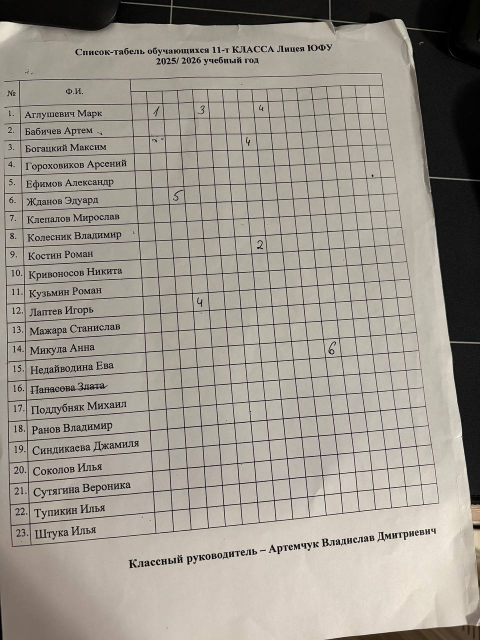
#> input picture data/uploaded_photos/reysstema_20260203_234518.jpg, 960 x 1280 px (shown at 1/2 size)
$ python debug_tesseract_preprocessing.py
#> lines starting #> are read from the running program, lines starting #| are printed output that depends on the picture; after the words box and inside, x2 and y2 are one past the last pixel; in counts of white or black regions, pixels touching at a corner belong together
### services/document_scanner.py
"""
Детекция и выравнивание документов/таблиц
Находит границы документа и исправляет перспективу
"""

import cv2
import numpy as np
from typing import Optional, Tuple


class DocumentScanner:
    """
    Находит границы документа на фото и исправляет перспективу
    Полезно для фото журналов/документов сделанных под углом
    """

    def __init__(self):
        pass

    def order_points(self, pts):
        """
        Упорядочить точки в порядке: top-left, top-right, bottom-right, bottom-left
        """
        rect = np.zeros((4, 2), dtype="float32")

        # Сумма координат: top-left будет иметь наименьшую сумму, bottom-right наибольшую
        s = pts.sum(axis=1)
        rect[0] = pts[np.argmin(s)]
        rect[2] = pts[np.argmax(s)]

        # Разница координат: top-right будет иметь наименьшую разницу, bottom-left наибольшую
        diff = np.diff(pts, axis=1)
        rect[1] = pts[np.argmin(diff)]
        rect[3] = pts[np.argmax(diff)]

        return rect

    def four_point_transform(self, image, pts):
        """
        Применить перспективное преобразование для выравнивания документа
        """
        rect = self.order_points(pts)
        (tl, tr, br, bl) = rect

        # Вычислить ширину нового изображения
        widthA = np.sqrt(((br[0] - bl[0]) ** 2) + ((br[1] - bl[1]) ** 2))
        widthB = np.sqrt(((tr[0] - tl[0]) ** 2) + ((tr[1] - tl[1]) ** 2))
        maxWidth = max(int(widthA), int(widthB))

        # Вычислить высоту нового изображения
        heightA = np.sqrt(((tr[0] - br[0]) ** 2) + ((tr[1] - br[1]) ** 2))
        heightB = np.sqrt(((tl[0] - bl[0]) ** 2) + ((tl[1] - bl[1]) ** 2))
        maxHeight = max(int(heightA), int(heightB))

        # Целевые точки для перспективного преобразования
        dst = np.array([
            [0, 0],
            [maxWidth - 1, 0],
            [maxWidth - 1, maxHeight - 1],
            [0, maxHeight - 1]], dtype="float32")

        # Вычислить матрицу перспективного преобразования и применить
        M = cv2.getPerspectiveTransform(rect, dst)
        warped = cv2.warpPerspective(image, M, (maxWidth, maxHeight))

        return warped

    def find_document_contour(self, image: np.ndarray) -> Optional[np.ndarray]:
        """
        Найти контур документа на изображении

        Returns:
            Массив из 4 точек углов документа, или None если не найдено
        """
        # Конвертируем в grayscale
        if len(image.shape) == 3:
            gray = cv2.cvtColor(image, cv2.COLOR_BGR2GRAY)
        else:
            gray = image.copy()

        # Размытие для уменьшения шума
        blurred = cv2.GaussianBlur(gray, (5, 5), 0)

        # Детекция границ с помощью Canny
        # Используем auto thresholding
        median = np.median(blurred)
        lower = int(max(0, 0.7 * median))
        upper = int(min(255, 1.3 * median))
        edged = cv2.Canny(blurred, lower, upper)

        # Морфологическое закрытие для соединения разрывов
        kernel = cv2.getStructuringElement(cv2.MORPH_RECT, (5, 5))
        closed = cv2.morphologyEx(edged, cv2.MORPH_CLOSE, kernel)

        # Найти контуры
        contours, _ = cv2.findContours(closed.copy(), cv2.RETR_EXTERNAL, cv2.CHAIN_APPROX_SIMPLE)

        if not contours:
            return None

        # Сортировать контуры по площади (самый большой первый)
        contours = sorted(contours, key=cv2.contourArea, reverse=True)

        # Найти первый контур с 4 углами (прямоугольник)
        for contour in contours[:10]:  # Проверяем топ 10
            # Аппроксимировать контур
            peri = cv2.arcLength(contour, True)
            approx = cv2.approxPolyDP(contour, 0.02 * peri, True)

            # Если контур имеет 4 точки, это наш документ
            if len(approx) == 4:
                # Проверяем что площадь достаточно большая
                area = cv2.contourArea(approx)
                image_area = image.shape[0] * image.shape[1]

                if area > image_area * 0.3:  # Хотя бы 30% изображения
                    return approx.reshape(4, 2)

        return None

    def scan_document(self, image: np.ndarray) -> Tuple[Optional[np.ndarray], bool]:
        """
        Найти и выровнять документ на изображении

        Returns:
            (выровненное_изображение, успешно)
        """
        # Найти контур документа
        contour = self.find_document_contour(image)

        if contour is None:
            print("[INFO] Document contour not found, using original image")
            return image, False

        print("[INFO] Document contour found, applying perspective correction")

        # Применить перспективное преобразование
        warped = self.four_point_transform(image, contour)

        return warped, True

    # [21 lines left out: function scan_and_enhance, not called in this run]

### services/tesseract_ocr.py
"""
Tesseract OCR для печатного текста (имена в журналах)
Tesseract обычно работает лучше чем EasyOCR для печатного текста
"""

import cv2
import numpy as np
from typing import List, Optional
import re

# Ленивый импорт pytesseract
_pytesseract = None


def get_tesseract():
    """Ленивая инициализация pytesseract"""
    global _pytesseract
    if _pytesseract is None:
        try:
            import pytesseract
            _pytesseract = pytesseract
            print("[INFO] Tesseract OCR initialized")
        except ImportError:
            print("[WARNING] pytesseract not installed. Install with: pip install pytesseract")
            print("[WARNING] Also install Tesseract: brew install tesseract (Mac) or apt install tesseract-ocr (Linux)")
            return None
    return _pytesseract


class TesseractNameExtractor:
    """
    Извлечение имен студентов с помощью Tesseract OCR
    Оптимизировано для печатного кириллического текста
    """

    def __init__(self):
        self.tesseract = get_tesseract()

    def is_available(self) -> bool:
        """Проверить доступность Tesseract"""
        return self.tesseract is not None

    # [122 lines left out: function extract_names, not called in this run]

    def _preprocess_for_names(self, image: np.ndarray) -> np.ndarray:
        """
        Предобработка изображения для лучшего распознавания имен Tesseract
        УПРОЩЁННАЯ версия - Tesseract лучше работает с grayscale БЕЗ бинаризации
        """
        # Конвертируем в grayscale если нужно
        if len(image.shape) == 3:
            gray = cv2.cvtColor(image, cv2.COLOR_BGR2GRAY)
        else:
            gray = image.copy()

        # Увеличиваем размер (Tesseract работает лучше на больших изображениях)
        scale_factor = 2.5
        gray = cv2.resize(gray, None, fx=scale_factor, fy=scale_factor,
                         interpolation=cv2.INTER_CUBIC)

        # Улучшение контраста с CLAHE (умеренное)
        clahe = cv2.createCLAHE(clipLimit=2.5, tileGridSize=(8, 8))
        enhanced = clahe.apply(gray)

        # Лёгкий denoise (не убивает детали)
        denoised = cv2.fastNlMeansDenoising(enhanced, None, h=10)

        # Небольшое увеличение контраста
        result = cv2.convertScaleAbs(denoised, alpha=1.1, beta=5)

        # ВАЖНО: Возвращаем grayscale, НЕ бинаризованное изображение
        # Tesseract сам лучше справится с определением порогов
        return result

    # [39 lines left out: function _normalize_name, not called in this run]

### debug_tesseract_preprocessing.py
"""
Отладка предобработки для Tesseract
Сохраняет промежуточные изображения чтобы увидеть что не так
"""
import cv2
import numpy as np
from services.document_scanner import DocumentScanner
from services.tesseract_ocr import TesseractNameExtractor

# Загрузить тестовое изображение
image_path = 'data/uploaded_photos/reysstema_20260203_234518.jpg'
image = cv2.imread(image_path)
#> image is the input picture: shape (1280, 960, 3); mean B, G, R 141.2, 150.2, 156.1

print(f"Original image shape: {image.shape}")
#| Original image shape: (1280, 960, 3)

# 1. Document scanning
scanner = DocumentScanner()
scanned, found = scanner.scan_document(image)
#> in find_document_contour, `median = np.median(blurred)`: median = 167
#> in find_document_contour, `lower = int(max(0, 0.7 * median))`: lower = 116
#> in find_document_contour, `upper = int(min(255, 1.3 * median))`: upper = 217
#> in find_document_contour, `edged = cv2.Canny(blurred, lower, upper)`:
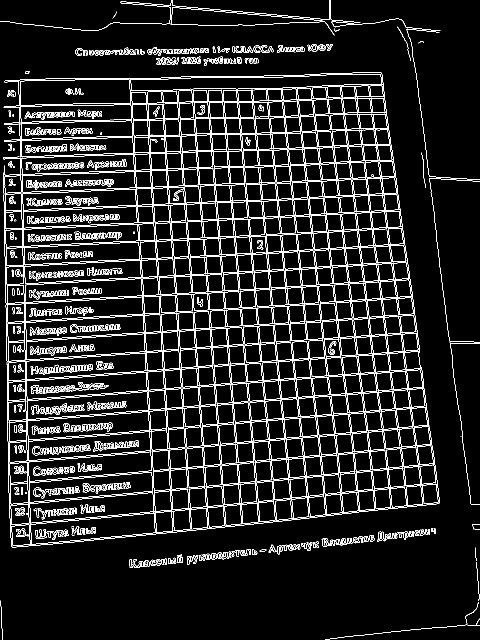
#> edged: shape (1280, 960) (shown at 1/2 size); 8.5% white in thin lines or dots
#> in find_document_contour, `closed = cv2.morphologyEx(edged, cv2.MORPH_CLOSE, kernel)`:
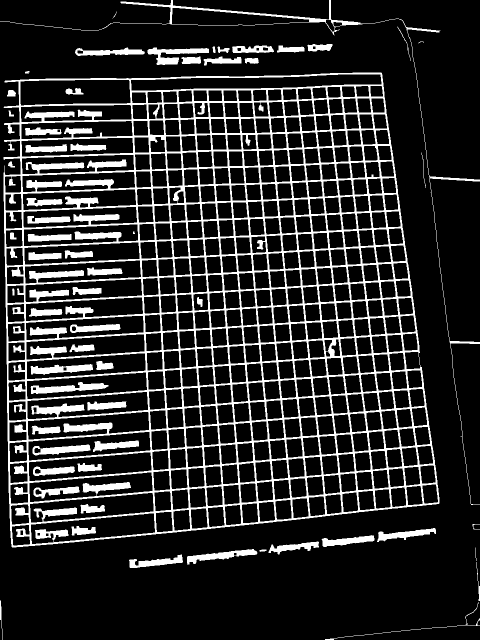
#> closed: shape (1280, 960) (shown at 1/2 size); 16.6% white; 61 white regions (3 under 20 px)
#> in find_document_contour, `contours, _ = cv2.findContours(closed.copy(), cv2.RETR_EXTERNAL, cv2.C..`: contours = 31 contours, 5 with area under 20; largest, box (x1, y1, x2, y2) and area: (7, 145, 879, 1095) 725748, (0, 0, 960, 1010) 9262, (295, 95, 418, 130) 1622, (374, 1098, 515, 1130) 1524, (150, 95, 290, 112) 1245
#> the loop in find_document_contour, `for contour in contours[:10]:` made 1 pass
#> (peri, approx, area, image_area) on pass 1: (3968.8, [[762, 145], [9, 162], [24, 1094], [878, 1006]], 723776.5, 1228800)
#> in scan_document, `contour = self.find_document_contour(image)`: contour = [[762, 145], [9, 162], [24, 1094], [878, 1006]]
#> in order_points, `s = pts.sum(axis=1)`: s = [907, 171, 1118, 1884]
#> in order_points, `diff = np.diff(pts, axis=1)`: diff = [-617, 153, 1070, 128]
#> in four_point_transform, `rect = self.order_points(pts)`: rect = [[9, 162], [762, 145], [878, 1006], [24, 1094]]
#> in four_point_transform, `(tl, tr, br, bl) = rect`: tl = [9, 162]; tr = [762, 145]; br = [878, 1006]; bl = [24, 1094]
#> in four_point_transform, `widthA = np.sqrt(((br[0] - bl[0]) ** 2) + ((br[1] - bl[1]) ** 2))`: widthA = 858.5
#> in four_point_transform, `widthB = np.sqrt(((tr[0] - tl[0]) ** 2) + ((tr[1] - tl[1]) ** 2))`: widthB = 753.2
#> in four_point_transform, `maxWidth = max(int(widthA), int(widthB))`: maxWidth = 858
#> in four_point_transform, `heightA = np.sqrt(((tr[0] - br[0]) ** 2) + ((tr[1] - br[1]) ** 2))`: heightA = 868.8
#> in four_point_transform, `heightB = np.sqrt(((tl[0] - bl[0]) ** 2) + ((tl[1] - bl[1]) ** 2))`: heightB = 932.1
#> in four_point_transform, `maxHeight = max(int(heightA), int(heightB))`: maxHeight = 932
#> in four_point_transform, `dst = np.array([ [0, 0], [maxWidth - 1, 0], [maxWidth - 1, maxHeight -..`: dst = [[0, 0], [857, 0], [857, 931], [0, 931]]
#> in four_point_transform, `M = cv2.getPerspectiveTransform(rect, dst)`: M = [[1.09, -0.0176, -6.97], [0.0265, 1.17, -190.4], [-8.47e-05, 0.000162, 1]]
#> in four_point_transform, `warped = cv2.warpPerspective(image, M, (maxWidth, maxHeight))`:
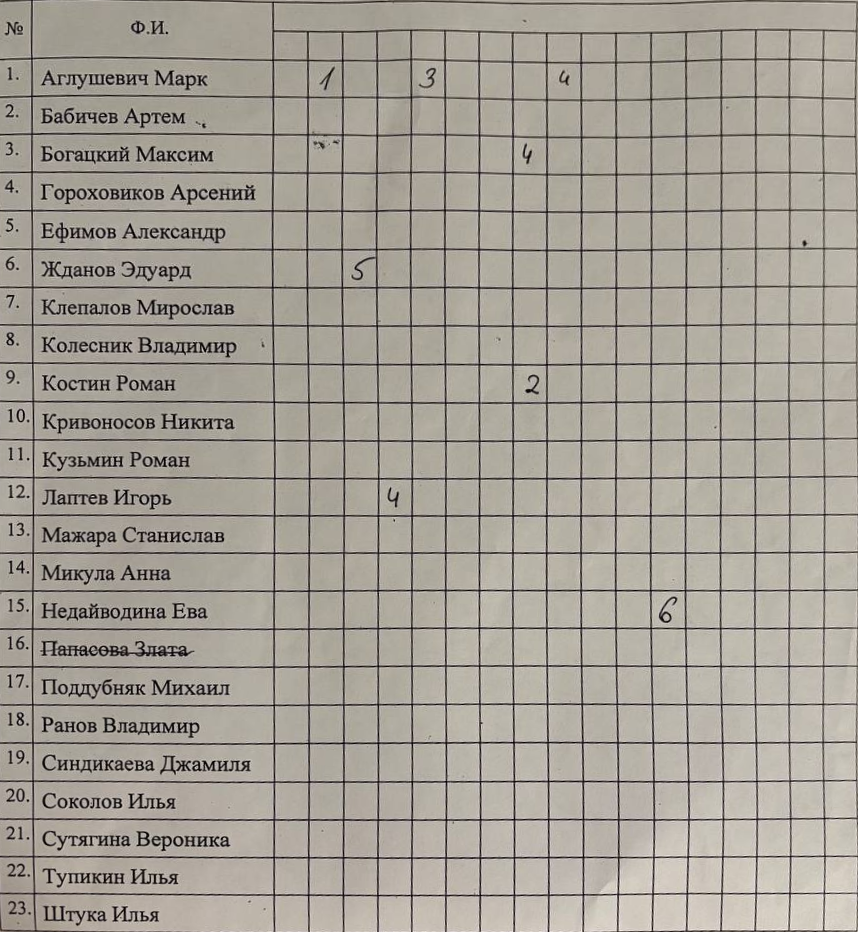
#> warped: shape (932, 858, 3); mean B, G, R 150, 159.5, 165
#> found = True
print(f"Document found: {found}")
#| Document found: True

if found:
    cv2.imwrite('debug_01_scanned.jpg', scanned)
    print("✓ Saved: debug_01_scanned.jpg")
else:
    scanned = image

# 2. Extract names region (left 25%)
height, width = scanned.shape[:2]
#> height = 932; width = 858
names_region = scanned[:, 0:int(width * 0.25)]
cv2.imwrite('debug_02_names_region.jpg', names_region)
print("✓ Saved: debug_02_names_region.jpg")

# 3. Apply Tesseract preprocessing
extractor = TesseractNameExtractor()
preprocessed = extractor._preprocess_for_names(names_region)
#> in _preprocess_for_names, `result = cv2.convertScaleAbs(denoised, alpha=1.1, beta=5)`:
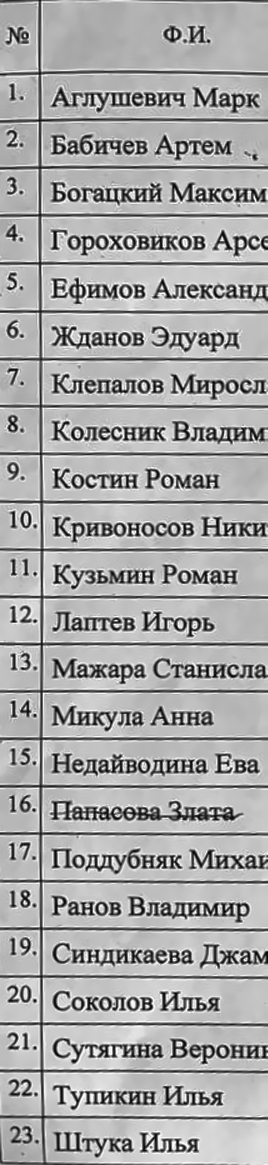
#> result: shape (2330, 535) (shown at 1/2 size); min 6, max 255, mean 168.7
cv2.imwrite('debug_03_preprocessed.jpg', preprocessed)
print("✓ Saved: debug_03_preprocessed.jpg")

# 4. Try different preprocessing params
print("\n" + "=" * 60)
print("Testing different preprocessing parameters...")
print("=" * 60)

# Вариант 1: Менее агрессивная бинаризация
gray = cv2.cvtColor(names_region, cv2.COLOR_BGR2GRAY)
clahe = cv2.createCLAHE(clipLimit=2.0, tileGridSize=(8, 8))
enhanced = clahe.apply(gray)
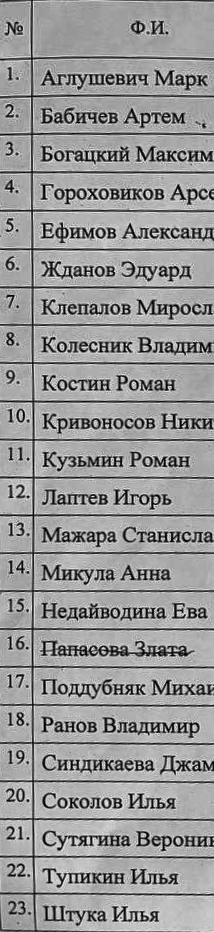
#> enhanced: shape (932, 214); min 1, max 237, mean 152.7
binary1 = cv2.adaptiveThreshold(enhanced, 255, cv2.ADAPTIVE_THRESH_GAUSSIAN_C,
                                cv2.THRESH_BINARY, 11, 2)
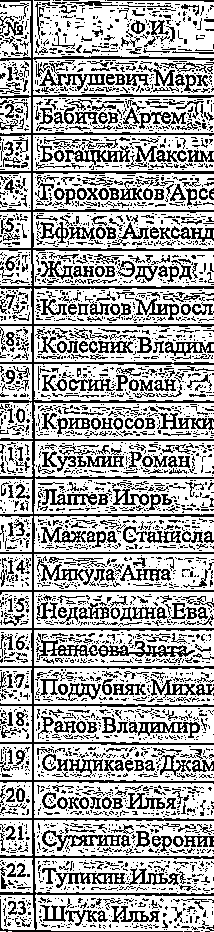
#> binary1: shape (932, 214); 66.1% white; black in thin lines or dots
cv2.imwrite('debug_04_variant1_simple.jpg', binary1)
print("✓ Saved: debug_04_variant1_simple.jpg (simple threshold)")

# Вариант 2: Otsu thresholding
_, binary2 = cv2.threshold(enhanced, 0, 255, cv2.THRESH_BINARY + cv2.THRESH_OTSU)
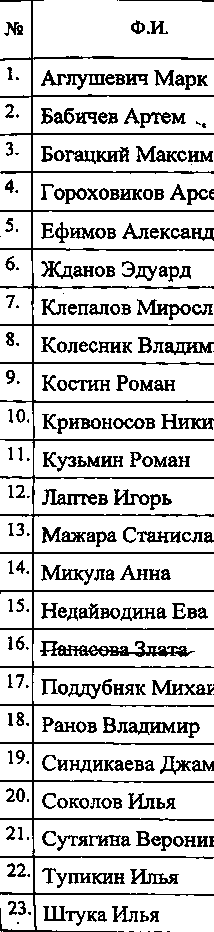
#> binary2: shape (932, 214); 81.5% white; black in thin lines or dots
cv2.imwrite('debug_05_variant2_otsu.jpg', binary2)
print("✓ Saved: debug_05_variant2_otsu.jpg (Otsu)")

# Вариант 3: Просто увеличенное и улучшенное
scale = 2.0
scaled = cv2.resize(gray, None, fx=scale, fy=scale, interpolation=cv2.INTER_CUBIC)
clahe2 = cv2.createCLAHE(clipLimit=3.0, tileGridSize=(8, 8))
enhanced2 = clahe2.apply(scaled)
cv2.imwrite('debug_06_variant3_scaled_only.jpg', enhanced2)
print("✓ Saved: debug_06_variant3_scaled_only.jpg (scaled+CLAHE only)")

print("\n" + "=" * 60)
print("Debug images saved! Check them:")
print("  1. debug_01_scanned.jpg - Document after perspective correction")
print("  2. debug_02_names_region.jpg - Left 25% with names")
print("  3. debug_03_preprocessed.jpg - Current preprocessing (not working)")
print("  4. debug_04_variant1_simple.jpg - Simple threshold")
print("  5. debug_05_variant2_otsu.jpg - Otsu threshold")
print("  6. debug_06_variant3_scaled_only.jpg - Just scaled+CLAHE")
print("=" * 60)
